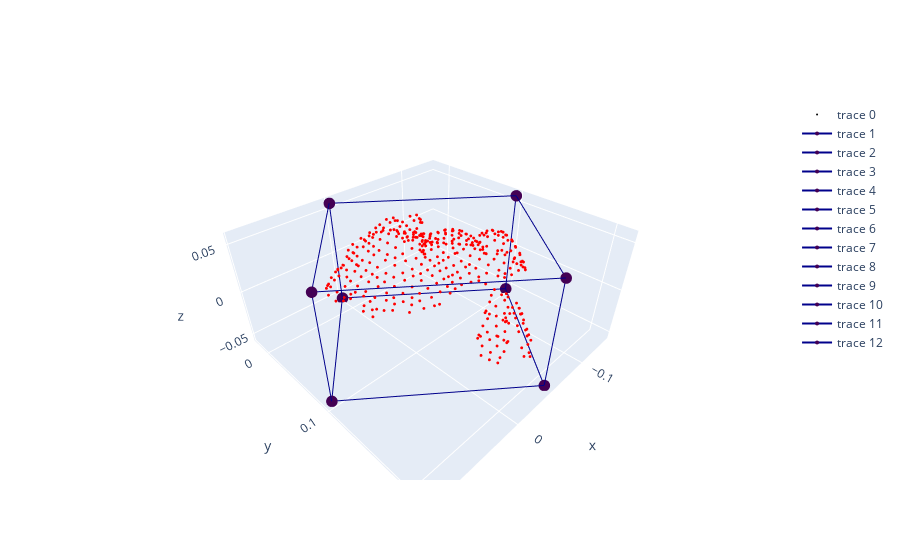

The notebook cell this image was saved under:
### Code cell
import numpy as np
import open3d as o3d
import plotly.graph_objects as go

import koroba as krb
from koroba.utils import Box, Visualizer


cloud = o3d.io.read_point_cloud("../data/bunny.pcd")
#cloud.estimate_normals(search_param=o3d.geometry.KDTreeSearchParamHybrid(radius=0.1, max_nn=30))

points = np.asarray(cloud.points)
horizontal_bbox = Box.estimate_horizontal_bounding_box(points)
g2 = Box.get_geometry(horizontal_bbox)

Visualizer.draw_geometries([cloud] + g2)

### Figure 1 — Plotly figure (JSON) as saved in the notebook; plotly's stock layout.template omitted (floating-point values rounded to 4 significant figures; data arrays with more than 128 entries replaced by an {"elided": "..."} marker saying what was removed)
{"data": [{"marker": {"color": {"elided": "397x3 int values"}, "size": 1}, "mode": "markers", "type": "scatter3d", "x": {"elided": "397 float values"}, "y": {"elided": "397 float values"}, "z": {"elided": "397 float values"}}, {"line": {"color": "darkblue", "width": 2}, "marker": {"color": [-0.05503, -0.05503, -0.05503, -0.05503, -0.05503, 0.0578, 0.0578, -0.05503, -0.05503, 0.0578, 0.0578, 0.0578], "colorscale": [[0, "#440154"], [0.1111, "#482878"], [0.2222, "#3e4989"], [0.3333, "#31688e"], [0.4444, "#26828e"], [0.5556, "#1f9e89"], [0.6667, "#35b779"], [0.7778, "#6ece58"], [0.8889, "#b5de2b"], [1, "#fde725"]], "size": 4}, "type": "scatter3d", "x": [-0.04782, 0.09369], "y": [0.2118, 0.09551], "z": [-0.05503, -0.05503]}, {"line": {"color": "darkblue", "width": 2}, "marker": {"color": [-0.05503, -0.05503, -0.05503, -0.05503, -0.05503, 0.0578, 0.0578, -0.05503, -0.05503, 0.0578, 0.0578, 0.0578], "colorscale": [[0, "#440154"], [0.1111, "#482878"], [0.2222, "#3e4989"], [0.3333, "#31688e"], [0.4444, "#26828e"], [0.5556, "#1f9e89"], [0.6667, "#35b779"], [0.7778, "#6ece58"], [0.8889, "#b5de2b"], [1, "#fde725"]], "size": 4}, "type": "scatter3d", "x": [-0.04782, -0.04782], "y": [0.2118, 0.2118], "z": [-0.05503, 0.0578]}, {"line": {"color": "darkblue", "width": 2}, "marker": {"color": [-0.05503, -0.05503, -0.05503, -0.05503, -0.05503, 0.0578, 0.0578, -0.05503, -0.05503, 0.0578, 0.0578, 0.0578], "colorscale": [[0, "#440154"], [0.1111, "#482878"], [0.2222, "#3e4989"], [0.3333, "#31688e"], [0.4444, "#26828e"], [0.5556, "#1f9e89"], [0.6667, "#35b779"], [0.7778, "#6ece58"], [0.8889, "#b5de2b"], [1, "#fde725"]], "size": 4}, "type": "scatter3d", "x": [-0.04782, -0.1415], "y": [0.2118, 0.09782], "z": [-0.05503, -0.05503]}, {"line": {"color": "darkblue", "width": 2}, "marker": {"color": [-0.05503, -0.05503, -0.05503, -0.05503, -0.05503, 0.0578, 0.0578, -0.05503, -0.05503, 0.0578, 0.0578, 0.0578], "colorscale": [[0, "#440154"], [0.1111, "#482878"], [0.2222, "#3e4989"], [0.3333, "#31688e"], [0.4444, "#26828e"], [0.5556, "#1f9e89"], [0.6667, "#35b779"], [0.7778, "#6ece58"], [0.8889, "#b5de2b"], [1, "#fde725"]], "size": 4}, "type": "scatter3d", "x": [0.09369, 2.062e-05], "y": [0.09551, -0.01848], "z": [-0.05503, -0.05503]}, {"line": {"color": "darkblue", "width": 2}, "marker": {"color": [-0.05503, -0.05503, -0.05503, -0.05503, -0.05503, 0.0578, 0.0578, -0.05503, -0.05503, 0.0578, 0.0578, 0.0578], "colorscale": [[0, "#440154"], [0.1111, "#482878"], [0.2222, "#3e4989"], [0.3333, "#31688e"], [0.4444, "#26828e"], [0.5556, "#1f9e89"], [0.6667, "#35b779"], [0.7778, "#6ece58"], [0.8889, "#b5de2b"], [1, "#fde725"]], "size": 4}, "type": "scatter3d", "x": [0.09369, 0.09369], "y": [0.09551, 0.09551], "z": [-0.05503, 0.0578]}, {"line": {"color": "darkblue", "width": 2}, "marker": {"color": [-0.05503, -0.05503, -0.05503, -0.05503, -0.05503, 0.0578, 0.0578, -0.05503, -0.05503, 0.0578, 0.0578, 0.0578], "colorscale": [[0, "#440154"], [0.1111, "#482878"], [0.2222, "#3e4989"], [0.3333, "#31688e"], [0.4444, "#26828e"], [0.5556, "#1f9e89"], [0.6667, "#35b779"], [0.7778, "#6ece58"], [0.8889, "#b5de2b"], [1, "#fde725"]], "size": 4}, "type": "scatter3d", "x": [-0.04782, -0.1415], "y": [0.2118, 0.09782], "z": [0.0578, 0.0578]}, {"line": {"color": "darkblue", "width": 2}, "marker": {"color": [-0.05503, -0.05503, -0.05503, -0.05503, -0.05503, 0.0578, 0.0578, -0.05503, -0.05503, 0.0578, 0.0578, 0.0578], "colorscale": [[0, "#440154"], [0.1111, "#482878"], [0.2222, "#3e4989"], [0.3333, "#31688e"], [0.4444, "#26828e"], [0.5556, "#1f9e89"], [0.6667, "#35b779"], [0.7778, "#6ece58"], [0.8889, "#b5de2b"], [1, "#fde725"]], "size": 4}, "type": "scatter3d", "x": [-0.04782, 0.09369], "y": [0.2118, 0.09551], "z": [0.0578, 0.0578]}, {"line": {"color": "darkblue", "width": 2}, "marker": {"color": [-0.05503, -0.05503, -0.05503, -0.05503, -0.05503, 0.0578, 0.0578, -0.05503, -0.05503, 0.0578, 0.0578, 0.0578], "colorscale": [[0, "#440154"], [0.1111, "#482878"], [0.2222, "#3e4989"], [0.3333, "#31688e"], [0.4444, "#26828e"], [0.5556, "#1f9e89"], [0.6667, "#35b779"], [0.7778, "#6ece58"], [0.8889, "#b5de2b"], [1, "#fde725"]], "size": 4}, "type": "scatter3d", "x": [-0.1415, -0.1415], "y": [0.09782, 0.09782], "z": [-0.05503, 0.0578]}, {"line": {"color": "darkblue", "width": 2}, "marker": {"color": [-0.05503, -0.05503, -0.05503, -0.05503, -0.05503, 0.0578, 0.0578, -0.05503, -0.05503, 0.0578, 0.0578, 0.0578], "colorscale": [[0, "#440154"], [0.1111, "#482878"], [0.2222, "#3e4989"], [0.3333, "#31688e"], [0.4444, "#26828e"], [0.5556, "#1f9e89"], [0.6667, "#35b779"], [0.7778, "#6ece58"], [0.8889, "#b5de2b"], [1, "#fde725"]], "size": 4}, "type": "scatter3d", "x": [-0.1415, 2.062e-05], "y": [0.09782, -0.01848], "z": [-0.05503, -0.05503]}, {"line": {"color": "darkblue", "width": 2}, "marker": {"color": [-0.05503, -0.05503, -0.05503, -0.05503, -0.05503, 0.0578, 0.0578, -0.05503, -0.05503, 0.0578, 0.0578, 0.0578], "colorscale": [[0, "#440154"], [0.1111, "#482878"], [0.2222, "#3e4989"], [0.3333, "#31688e"], [0.4444, "#26828e"], [0.5556, "#1f9e89"], [0.6667, "#35b779"], [0.7778, "#6ece58"], [0.8889, "#b5de2b"], [1, "#fde725"]], "size": 4}, "type": "scatter3d", "x": [2.062e-05, -0.1415], "y": [-0.01848, 0.09782], "z": [0.0578, 0.0578]}, {"line": {"color": "darkblue", "width": 2}, "marker": {"color": [-0.05503, -0.05503, -0.05503, -0.05503, -0.05503, 0.0578, 0.0578, -0.05503, -0.05503, 0.0578, 0.0578, 0.0578], "colorscale": [[0, "#440154"], [0.1111, "#482878"], [0.2222, "#3e4989"], [0.3333, "#31688e"], [0.4444, "#26828e"], [0.5556, "#1f9e89"], [0.6667, "#35b779"], [0.7778, "#6ece58"], [0.8889, "#b5de2b"], [1, "#fde725"]], "size": 4}, "type": "scatter3d", "x": [2.062e-05, 2.062e-05], "y": [-0.01848, -0.01848], "z": [0.0578, -0.05503]}, {"line": {"color": "darkblue", "width": 2}, "marker": {"color": [-0.05503, -0.05503, -0.05503, -0.05503, -0.05503, 0.0578, 0.0578, -0.05503, -0.05503, 0.0578, 0.0578, 0.0578], "colorscale": [[0, "#440154"], [0.1111, "#482878"], [0.2222, "#3e4989"], [0.3333, "#31688e"], [0.4444, "#26828e"], [0.5556, "#1f9e89"], [0.6667, "#35b779"], [0.7778, "#6ece58"], [0.8889, "#b5de2b"], [1, "#fde725"]], "size": 4}, "type": "scatter3d", "x": [2.062e-05, 0.09369], "y": [-0.01848, 0.09551], "z": [0.0578, 0.0578]}], "layout": {"scene": {"xaxis": {"visible": true}, "yaxis": {"visible": true}, "zaxis": {"visible": true}}}}
